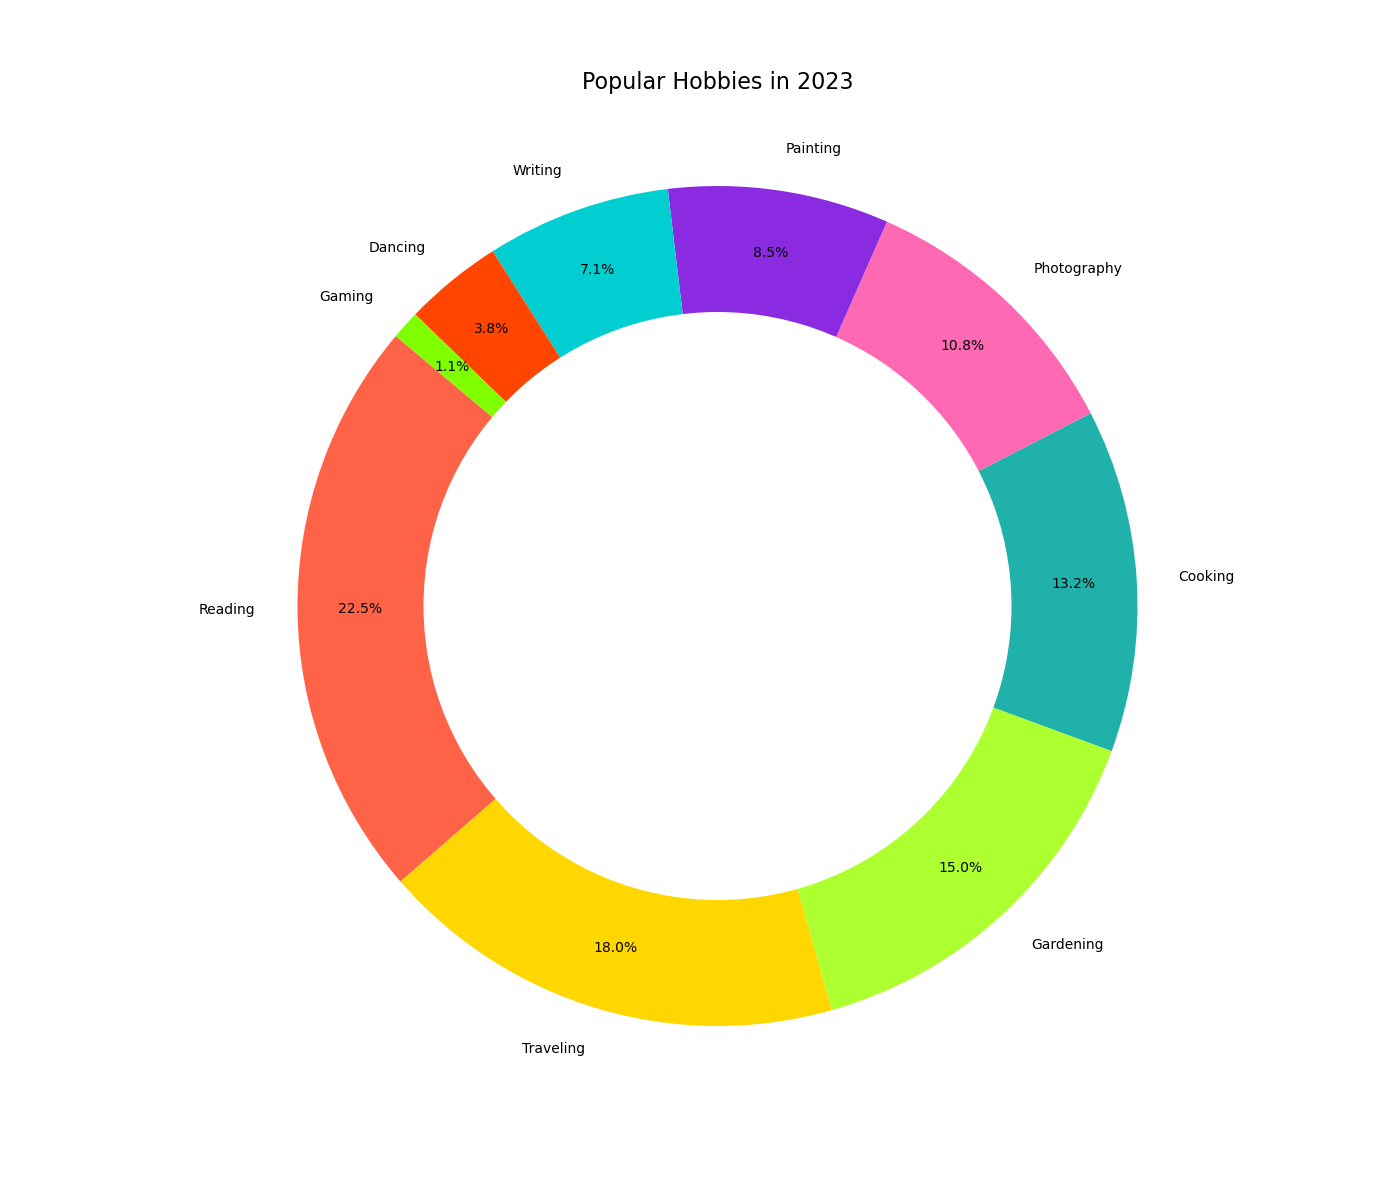

Reproduce this figure in Python.

import matplotlib.pyplot as plt

# Data for the pie chart
hobbies = ['Reading', 'Traveling', 'Gardening', 'Cooking', 'Photography', 'Painting', 'Writing', 'Dancing', 'Gaming']
popularity = [22.5, 18.0, 15.0, 13.2, 10.8, 8.5, 7.1, 3.8, 1.1]

# Colors for each section of the pie chart
colors = ['#FF6347', '#FFD700', '#ADFF2F', '#20B2AA', '#FF69B4', '#8A2BE2', '#00CED1', '#FF4500', '#7FFF00']

# Create a pie chart
plt.figure(figsize=(14, 12))  # Modify the size of the chart
plt.pie(popularity, labels=hobbies, colors=colors, startangle=140, autopct='%1.1f%%', pctdistance=0.85)

# Draw a circle at the center to turn the pie chart into a donut chart
centre_circle = plt.Circle((0, 0), 0.70, fc='white')
fig = plt.gcf()
fig.gca().add_artist(centre_circle)

# Set the title of the chart
plt.title('Popular Hobbies in 2023', fontsize=16, y=1.05)

# Equal aspect ratio ensures that pie is drawn as a circle
plt.axis('equal')

# Show the chart
plt.show()
